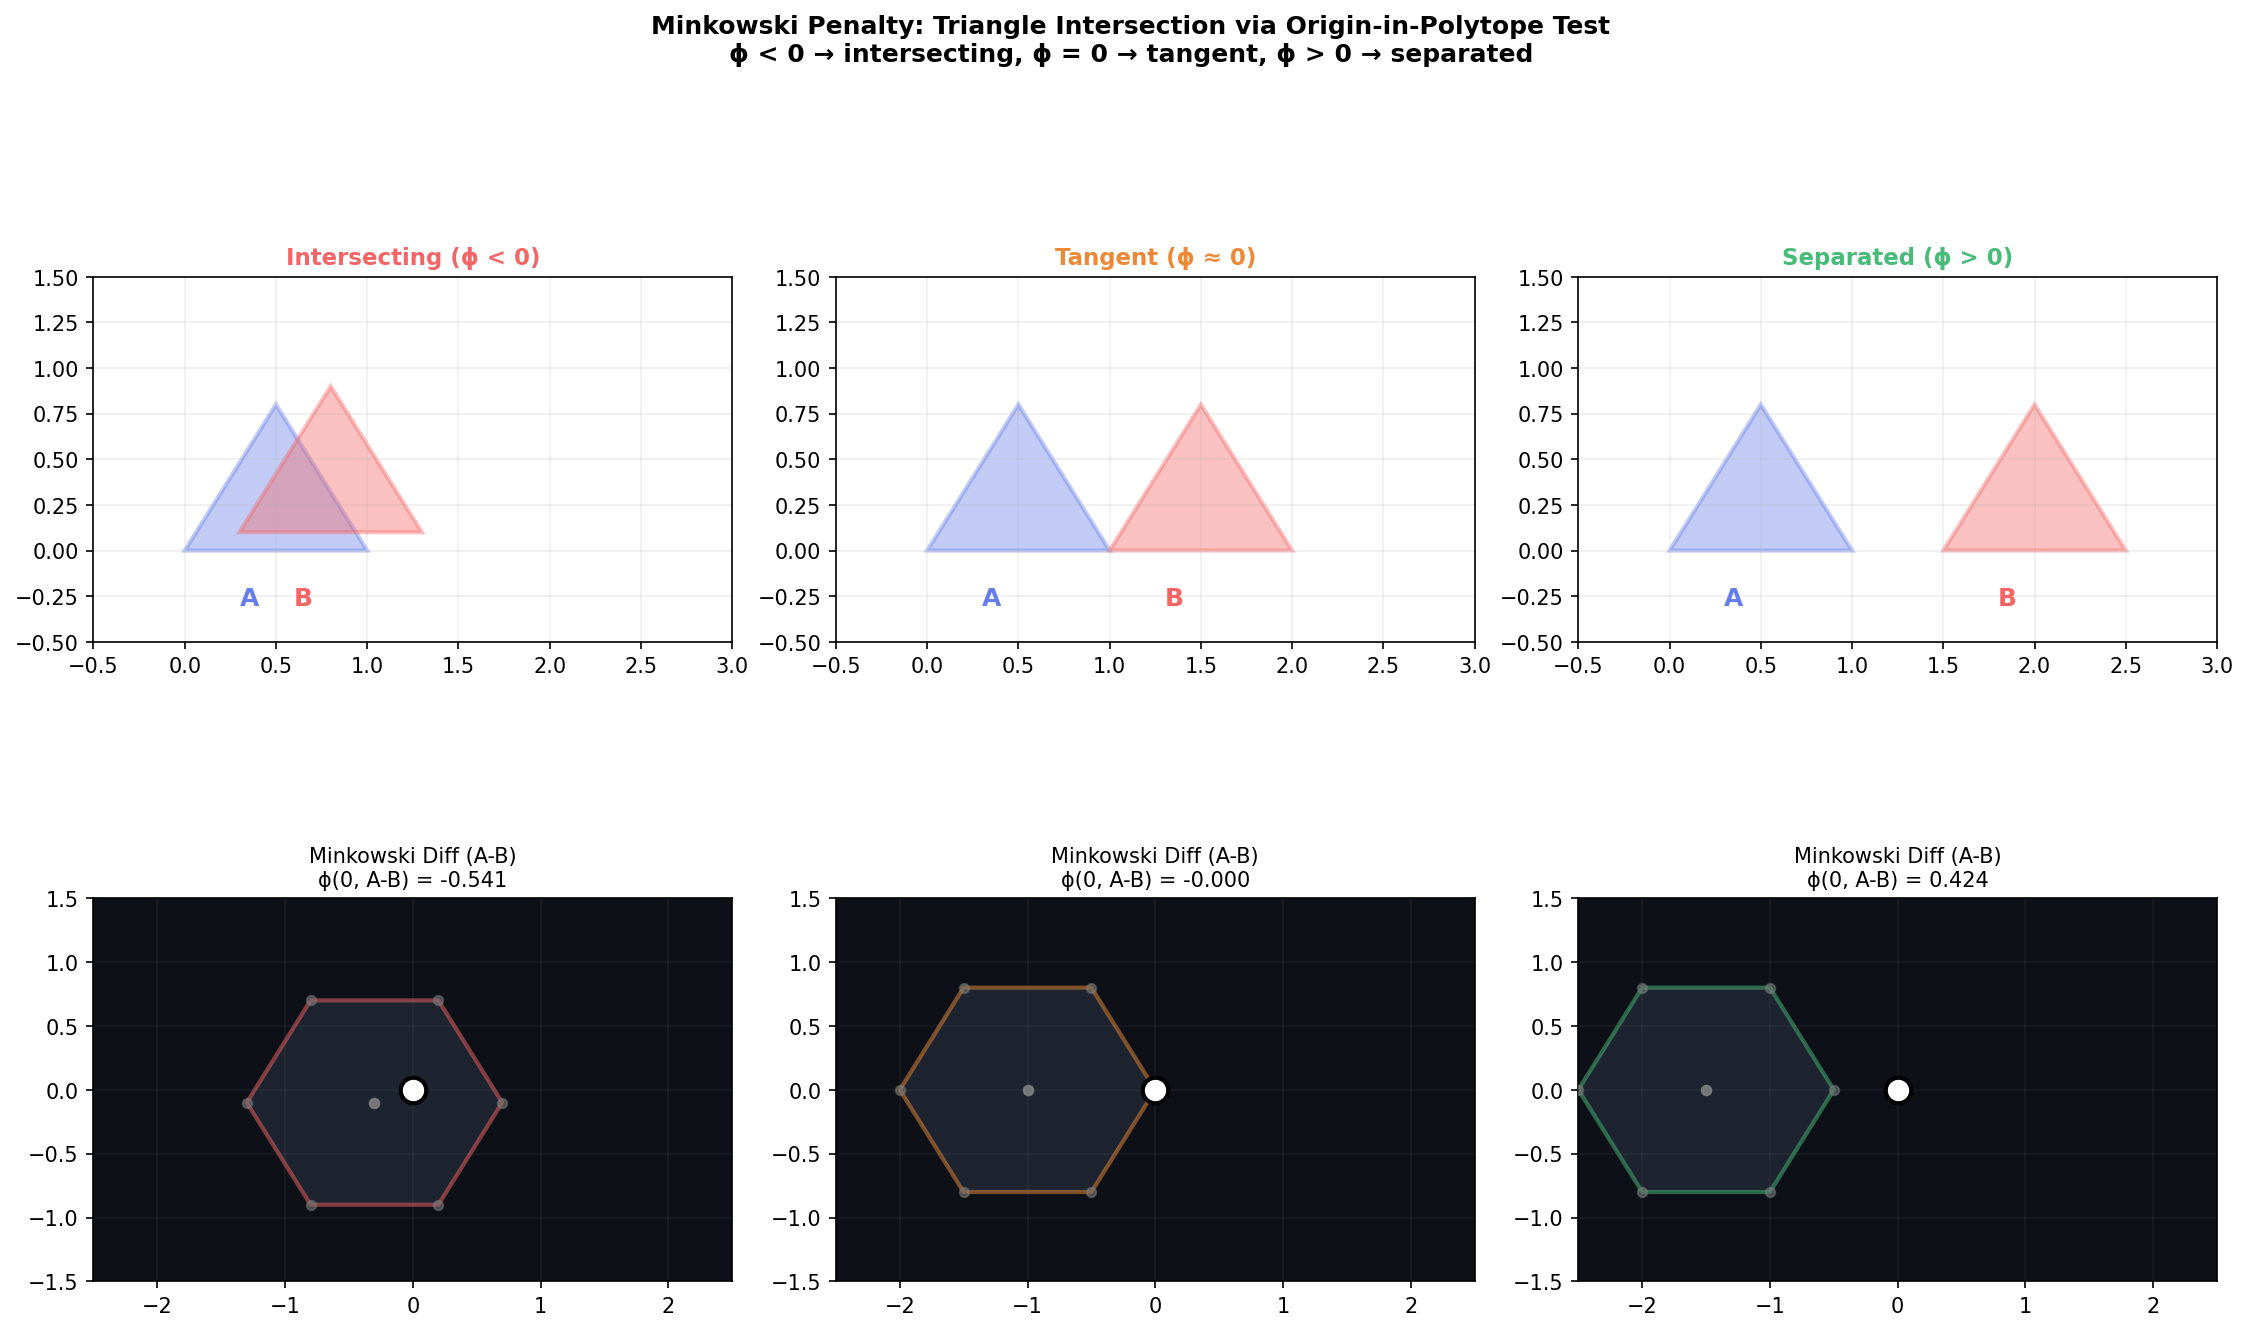

Generate this figure with Python:
"""
Minkowski 惩罚演示

演示核心概念：
1. 两个三角形的 Minkowski 差
2. 半空间表示和有符号距离
3. 穿透深度作为优化信号
"""

import numpy as np
import matplotlib.pyplot as plt
from matplotlib.patches import Polygon

np.random.seed(42)


def triangle_edge_normals_2d(tri):
    """计算 2D 三角形各边的外法线"""
    normals = []
    for i in range(3):
        e = tri[(i + 1) % 3] - tri[i]
        n = np.array([e[1], -e[0]])
        n = n / (np.linalg.norm(n) + 1e-10)
        normals.append(n)
    return normals


def compute_penetration_depth_2d(tri_a, tri_b):
    """
    使用半空间方法计算 2D 穿透深度
    ϕ(0, A-B) = max_{n∈N} (-h_n)
    """
    normals_a = triangle_edge_normals_2d(tri_a)
    normals_b = triangle_edge_normals_2d(tri_b)
    candidate_normals = normals_a + normals_b

    max_phi = -np.inf
    best_normal = None

    for n in candidate_normals:
        h_n = -np.inf
        for a in tri_a:
            for b in tri_b:
                val = np.dot(n, a - b)
                h_n = max(h_n, val)
        phi = -h_n
        if phi > max_phi:
            max_phi = phi
            best_normal = n

    return max_phi, best_normal


def convex_hull_2d(points):
    """简单的 2D 凸包（Graham scan）"""
    points = np.array(points)
    n = len(points)
    if n < 3:
        return points

    # 找最低点
    start = np.argmin(points[:, 1])
    pts = np.roll(points, -start, axis=0)
    pivot = pts[0]

    # 按极角排序
    angles = np.arctan2(pts[1:, 1] - pivot[1], pts[1:, 0] - pivot[0])
    order = np.argsort(angles)
    pts = np.vstack([pivot, pts[1:][order]])

    # Graham scan
    hull = [0, 1]
    for i in range(2, n):
        while len(hull) > 1:
            o, a, b = pts[hull[-2]], pts[hull[-1]], pts[i]
            cross = (a[0]-o[0])*(b[1]-o[1]) - (a[1]-o[1])*(b[0]-o[0])
            if cross > 0:
                break
            hull.pop()
        hull.append(i)
    return pts[hull]


def visualize_minkowski():
    """可视化 Minkowski 差和穿透深度"""
    fig, axes = plt.subplots(2, 3, figsize=(15, 10))

    configs = [
        {
            'name': 'Intersecting (ϕ < 0)',
            'tri_a': np.array([[0.0, 0.0], [1.0, 0.0], [0.5, 0.8]]),
            'tri_b': np.array([[0.3, 0.1], [1.3, 0.1], [0.8, 0.9]]),
            'color': '#f56565'
        },
        {
            'name': 'Tangent (ϕ ≈ 0)',
            'tri_a': np.array([[0.0, 0.0], [1.0, 0.0], [0.5, 0.8]]),
            'tri_b': np.array([[1.0, 0.0], [2.0, 0.0], [1.5, 0.8]]),
            'color': '#ed8936'
        },
        {
            'name': 'Separated (ϕ > 0)',
            'tri_a': np.array([[0.0, 0.0], [1.0, 0.0], [0.5, 0.8]]),
            'tri_b': np.array([[1.5, 0.0], [2.5, 0.0], [2.0, 0.8]]),
            'color': '#48bb78'
        }
    ]

    for col, cfg in enumerate(configs):
        tri_a = cfg['tri_a']
        tri_b = cfg['tri_b']

        # 上排：三角形配置
        ax = axes[0, col]
        poly_a = Polygon(tri_a, closed=True, fill=True, facecolor='#667eea', alpha=0.4, edgecolor='#667eea', linewidth=2)
        poly_b = Polygon(tri_b, closed=True, fill=True, facecolor='#f56565', alpha=0.4, edgecolor='#f56565', linewidth=2)
        ax.add_patch(poly_a)
        ax.add_patch(poly_b)
        ax.set_xlim(-0.5, 3.0)
        ax.set_ylim(-0.5, 1.5)
        ax.set_aspect('equal')
        ax.set_title(cfg['name'], fontsize=11, color=cfg['color'], fontweight='bold')
        ax.text(0.3, -0.3, 'A', fontsize=12, color='#667eea', fontweight='bold')
        ax.text(tri_b[0, 0] + 0.3, -0.3, 'B', fontsize=12, color='#f56565', fontweight='bold')
        ax.grid(True, alpha=0.2)

        # 下排：Minkowski 差
        ax = axes[1, col]

        # 计算 Minkowski 差顶点
        all_verts = []
        for a in tri_a:
            for b in tri_b:
                all_verts.append(a - b)
        all_verts = np.array(all_verts)

        # 凸包
        hull = convex_hull_2d(all_verts)
        poly_mink = Polygon(hull, closed=True, fill=True, facecolor='#2d3748', alpha=0.5,
                           edgecolor=cfg['color'], linewidth=2)
        ax.add_patch(poly_mink)

        # 标记原点
        ax.scatter([0], [0], c='white', s=150, zorder=5, edgecolors='black', linewidths=2)

        # 计算穿透深度
        phi, normal = compute_penetration_depth_2d(tri_a, tri_b)

        ax.scatter(all_verts[:, 0], all_verts[:, 1], c='gray', s=20, alpha=0.5, zorder=3)
        ax.set_xlim(-2.5, 2.5)
        ax.set_ylim(-1.5, 1.5)
        ax.set_aspect('equal')
        ax.set_facecolor('#0d1117')
        ax.set_title(f'Minkowski Diff (A-B)\nϕ(0, A-B) = {phi:.3f}', fontsize=10)
        ax.grid(True, alpha=0.1, color='gray')

    plt.suptitle('Minkowski Penalty: Triangle Intersection via Origin-in-Polytope Test\n'
                 'ϕ < 0 → intersecting, ϕ = 0 → tangent, ϕ > 0 → separated',
                 fontsize=12, fontweight='bold')
    plt.tight_layout()
    plt.savefig('/home/ligo/claude-papers/papers/untangling-surfaces-shape-mesh-repulsion/code/minkowski_penalty_demo.png',
                dpi=150, bbox_inches='tight')
    plt.close()
    print("Minkowski penalty demo saved.")


def visualize_separation():
    """演示通过 Minkowski 惩罚梯度驱动三角形分离"""
    fig, axes = plt.subplots(1, 4, figsize=(16, 4))

    tri_a = np.array([[0.0, 0.0], [1.0, 0.0], [0.5, 0.8]])
    tri_b_init = np.array([[0.3, 0.1], [1.3, 0.1], [0.8, 0.9]])

    tri_b = tri_b_init.copy()
    lr = 0.3
    all_states = [tri_b.copy()]

    for _ in range(20):
        phi, normal = compute_penetration_depth_2d(tri_a, tri_b)
        if phi >= 0:
            break
        tri_b = tri_b + lr * normal * abs(phi)
        all_states.append(tri_b.copy())

    display_steps = [0, min(2, len(all_states)-1), min(4, len(all_states)-1), len(all_states)-1]

    for idx, s in enumerate(display_steps):
        ax = axes[idx]
        current_b = all_states[s]
        poly_a = Polygon(tri_a, closed=True, fill=True, facecolor='#667eea', alpha=0.5, edgecolor='#667eea', linewidth=2)
        poly_b = Polygon(current_b, closed=True, fill=True, facecolor='#f56565', alpha=0.5, edgecolor='#f56565', linewidth=2)
        ax.add_patch(poly_a)
        ax.add_patch(poly_b)

        phi, _ = compute_penetration_depth_2d(tri_a, current_b)
        status = "Separated ✓" if phi >= 0 else f"ϕ = {phi:.3f}"
        color = '#48bb78' if phi >= 0 else '#f56565'
        ax.set_title(f'Step {s}: {status}', fontsize=10, color=color)
        ax.set_xlim(-0.5, 2.5)
        ax.set_ylim(-0.5, 1.5)
        ax.set_aspect('equal')
        ax.grid(True, alpha=0.3)

    plt.suptitle('Minkowski Penalty Gradient Drives Triangle Separation',
                 fontsize=12, fontweight='bold')
    plt.tight_layout()
    plt.savefig('/home/ligo/claude-papers/papers/untangling-surfaces-shape-mesh-repulsion/code/minkowski_separation_demo.png',
                dpi=150, bbox_inches='tight')
    plt.close()
    print("Separation optimization demo saved.")


if __name__ == "__main__":
    visualize_minkowski()
    visualize_separation()
    print("\nKey takeaways:")
    print("1. Minkowski difference converts intersection test to origin-containment test")
    print("2. Signed distance ϕ provides smooth penetration depth measure")
    print("3. Gradient from active half-space drives efficient separation")
